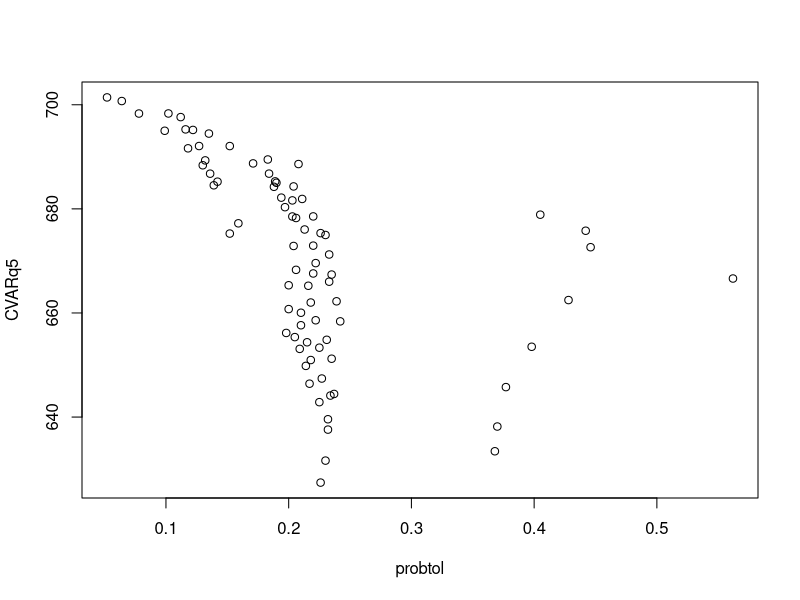
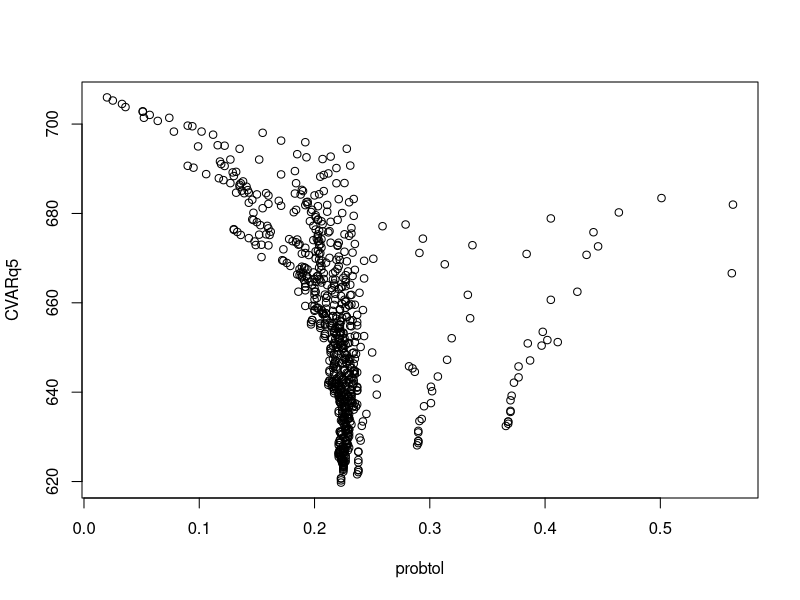

Write the R code that produced these figures, in order.
#DM put options
putDM=matrix(c(c(0.66,0.65,0.64,0.63,0.62,0.61,0.60,0.59,0.55),
               c(0.085855,0.032191,0.020795,0.017001,0.013711,
                 0.010851,0.008388,0.006291,0.001401)),ncol=2)
             
colnames(putDM)=c("kDM","cDM")

#BP put options
putBP=matrix(c(c(1.3,1.25,1.20,1.15,1.1,1.05,1,0.95,0.9),
               c(0.137213,0.082645,0.0450460,0.028348,0.016146,
                 0.007860,0.003277,0.001134,0.000245)),ncol=2)

colnames(putBP)=c("kBP","cBP")

#81種 因為各有9個可能，9*9=81
put.grid=expand.grid(putDM[,1],putBP[,1])

put.grid=cbind(put.grid[,1],rep(NA,nrow(put.grid)),
                put.grid[,2],rep(NA,nrow(put.grid)))

colnames(put.grid)=c(colnames(putDM),colnames(putBP))


for(i in 1:nrow(put.grid)){
   put.grid[i,2]=putDM[which(putDM[,1]==put.grid[i,1]),2]
   put.grid[i,4]=putBP[which(putBP[,1]==put.grid[i,3]),2]
}


#算HedgeRev
HedgeRevDM=function(DMfcst=645,currentDM=0.6513,nDM=500,
                    kDM,cDM,deltaDM){
     DMfcst*currentDM*(1+deltaDM/100)+
     nDM*(max(kDM-currentDM*(1+deltaDM/100),0)-cDM)
}


HedgeRevBP=function(BPfcst=272,currentBP=1.234,nBP=500,
                    kBP,cBP,deltaBP){
     BPfcst*currentBP*(1+deltaBP/100)+
     nBP*(max(kBP-currentBP*(1+deltaBP/100),0)-cBP)
}


sigmaDM=9
sigmaBP=11
corrDMxBP=0.675
covDMxBP=sigmaDM*sigmaBP*corrDMxBP
#mu
mu.est=c(0,0)
#矩陣
covMatrix=matrix(c(sigmaDM^2,covDMxBP,covDMxBP,sigmaBP^2),nrow=2)
covMatrix

#轉回corr
cov2cor(covMatrix)

S=1000

library(MASS)
set.seed(9527)

ExRate=mvrnorm(S,mu.est,covMatrix)
#約等於0.675
cor(ExRate[,1],ExRate[,2])

CVARq5=rep(0,nrow(put.grid))
#平均收益
muRev=rep(0,nrow(put.grid))
sigRev=rep(0,nrow(put.grid))
#希望大於706
bottomlineRev=706
probtol=rep(0,nrow(put.grid))

#1~81種選擇
#S=1000
for(i in 1:nrow(put.grid)){
    revUS.temp=rep(0,S)
    for(s in 1:S){
       DMtoUS.s=HedgeRevDM(nDM=500,
                  kDM=put.grid[i,1],cDM=put.grid[i,2],
                  deltaDM=ExRate[s,1])
       BPtoUS.s=HedgeRevBP(nBP=500,
                  kBP=put.grid[i,3],cBP=put.grid[i,4],
                  deltaBP=ExRate[s,2])
       revUS.temp[s]=DMtoUS.s+BPtoUS.s
    }
    revUS.temp.q5=quantile(revUS.temp,0.05)
    CVARq5[i]=mean(revUS.temp[which(revUS.temp<revUS.temp.q5)])
    muRev[i]=mean(revUS.temp)
    sigRev[i]=sd(revUS.temp)
    probtol[i]=sum(revUS.temp<bottomlineRev)/S
    print(i)
}

which.max(CVARq5)
which.max(muRev)
which.min(sigRev)
#81個組合裡，各個小於706的機率(越小越好)
which.min(probtol)

plot(probtol,CVARq5)
which(probtol<0.1 & CVARq5>690)
muRev[which(probtol<0.1 & CVARq5>690)]
summary(muRev)

put.grid[which(probtol<0.1 & CVARq5>690),]



##Each option bought for 55.55556 (i.e., 500/9)
##9個都買一樣多
HedgeRevDM.base=function(DMfcst=645,currentDM=0.6513,nDM=500,
                         kDM,cDM,deltaDM){
  DMfcst*currentDM*(1+deltaDM/100)
}
#
HedgeRevDM.opt=function(DMfcst=645,currentDM=0.6513,nDM=500,
                        kDM,cDM,deltaDM){
  nDM*(max(kDM-currentDM*(1+deltaDM/100),0)-cDM)
}
##
HedgeRevBP.base=function(BPfcst=272,currentBP=1.234,nBP=500,
                         kBP,cBP,deltaBP){
  BPfcst*currentBP*(1+deltaBP/100)
}
#
HedgeRevBP.opt=function(BPfcst=272,currentBP=1.234,nBP=500,
                        kBP,cBP,deltaBP){
  nBP*(max(kBP-currentBP*(1+deltaBP/100),0)-cBP)
}
###
revUS.base=rep(0,S)
revUS.opt=matrix(0,nrow=S,ncol=nrow(putDM))
for(s in 1:S){
  DMtoUS.base.s=HedgeRevDM.base(nDM=500/nrow(putDM),
                              kDM=putDM[i,1],cDM=putDM[i,2],
                              deltaDM=ExRate[s,1])
  BPtoUS.base.s=HedgeRevBP.base(nBP=500/nrow(putBP),
                              kBP=putBP[i,1],cBP=putBP[i,2],
                              deltaBP=ExRate[s,2])
  revUS.base[s]=DMtoUS.base.s+BPtoUS.base.s
}
#
for(i in 1:nrow(putDM)){
  revUS.opt.temp=rep(0,S)
  for(s in 1:S){
    DMtoUS.opt.s=HedgeRevDM.opt(nDM=500/nrow(putDM),
                        kDM=putDM[i,1],cDM=putDM[i,2],
                        deltaDM=ExRate[s,1])
    BPtoUS.opt.s=HedgeRevBP.opt(nBP=500/nrow(putBP),
                        kBP=putBP[i,1],cBP=putBP[i,2],
                        deltaBP=ExRate[s,2])
    revUS.opt.temp[s]=DMtoUS.opt.s+BPtoUS.opt.s
  }
  revUS.opt[,i]=revUS.opt.temp
  print(i)
}

revUS.equal=apply(revUS.opt,1,sum)+revUS.base
length(revUS.equal)

temp.q5=quantile(revUS.equal,0.05)
mean(revUS.equal[which(revUS.equal<temp.q5)])
mean(revUS.equal)
#懶人選擇較不好 低於706的機會變高 變成21.4%
sum(revUS.equal<bottomlineRev)/S



##Expand put options
nDM.opt=c(100L,300L,500L)
nBP.opt=c(100L,300L,500L)

n.opt=expand.grid(nDM.opt,nBP.opt)
colnames(n.opt)=c("nDM","nBP")

#1-729(9*81)
put.grid.ii=c()
for(j in 1:nrow(n.opt)){
    put.grid.temp=cbind(put.grid,
                        rep(n.opt[j,1],nrow(put.grid)),
                        rep(n.opt[j,2],nrow(put.grid)))
    put.grid.ii=rbind(put.grid.ii,put.grid.temp)
}


colnames(put.grid.ii)=c(colnames(put.grid),colnames(n.opt))
head(put.grid.ii)

CVARq5=rep(0,nrow(put.grid.ii))
muRev=rep(0,nrow(put.grid.ii))
sigRev=rep(0,nrow(put.grid.ii))
bottomlineRev=706
probtol=rep(0,nrow(put.grid.ii))

for(i in 1:nrow(put.grid.ii)){
  revUS.temp=rep(0,S)
  for(s in 1:S){
    DMtoUS.s=HedgeRevDM(nDM=put.grid.ii[i,5],
                        kDM=put.grid.ii[i,1],
                        cDM=put.grid.ii[i,2],
                        deltaDM=ExRate[s,1])
    #
    BPtoUS.s=HedgeRevBP(nBP=put.grid.ii[i,6],
                        kBP=put.grid.ii[i,3],
                        cBP=put.grid.ii[i,4],
                        deltaBP=ExRate[s,2])
    revUS.temp[s]=DMtoUS.s+BPtoUS.s
  }
  revUS.temp.q5=quantile(revUS.temp,0.05)
  CVARq5[i]=mean(revUS.temp[which(revUS.temp<revUS.temp.q5)])
  muRev[i]=mean(revUS.temp)
  sigRev[i]=sd(revUS.temp)
  probtol[i]=sum(revUS.temp<bottomlineRev)/S
  print(i)
}


which.max(CVARq5)
which.max(muRev)
which.min(sigRev)
which.min(probtol)

options(scipen = 999)
put.grid.ii[417,]
put.grid.ii[81,]


plot(probtol,CVARq5)
which(probtol<0.05 & CVARq5>700)
muRev[which(probtol<0.05 & CVARq5>700)]
summary(muRev)

#最好的買法
put.grid.ii[which(probtol<0.05 & CVARq5>700),]


